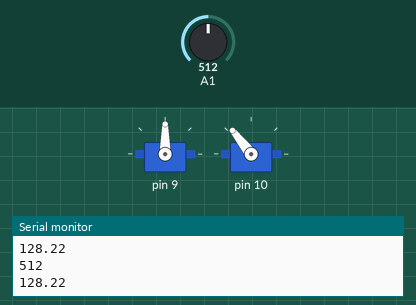
A sketch run on a simulated Arduino Uno, built with avr-gcc and run on an emulated ATmega328P. On the bench: 2 × servo, the last lines printed to the serial monitor. The test bench sets the inputs (shaded band); at power-on: A1 = 512.

Above: at 1.2 s.
1.3 s: A1 set to 716
At 2.4 s:
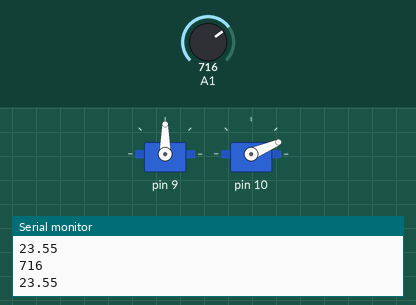
2.8 s: A1 set to 900
At 4.0 s:
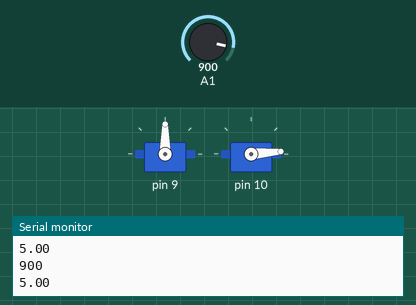
4.3 s: A1 set to 306
At 5.5 s:
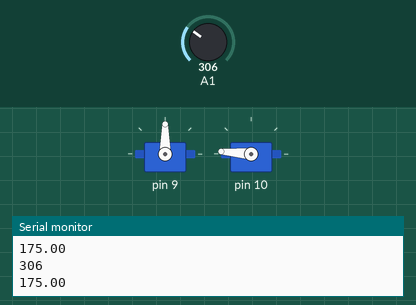
5.8 s: A1 set to 511
At 7.0 s:
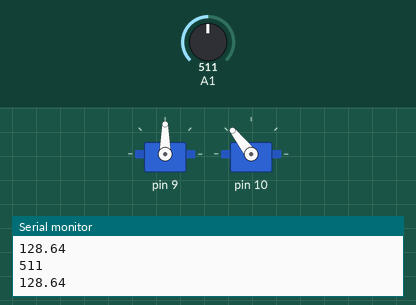
7.3 s: A1 set to 165
At 7.7 s:
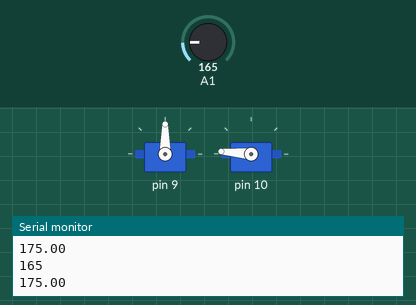
Timing chart, 0 to 9.8 s (numbered marks = the images above; inputs shaded):
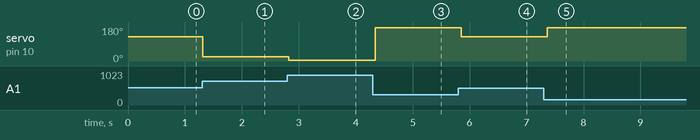

The sketch:

PPWM_split_servo.ino
```cpp
#include <Servo.h>

bool DEBUG = true;
int hyst = 10;

class MotorController
{
  public:
     MotorController(int MEP, int MSP, float A, float bP, bool d)
     {
      motorEncoderPin = MEP;
      motorServoPin = MSP;
      alpha = A;
      debug = d;
      maxPos = 1024;
      basePos = bP;
      desP = basePos;
     };
     void update_motor();

     void attach_servo()
     {
      servo.attach(motorServoPin);
     };

     float maxPos; // max setting
     float basePos; // ADC measurement when fully retracted.
     float desP; // Set desired position.

  private:
     Servo servo;
     int motorEncoderPin;
     float alpha;
     int motorServoPin;
     bool debug;

};


void MotorController::update_motor()
{
 //desP is a number between 0 and 255
  int mPos;
  float output;
  mPos = analogRead(motorEncoderPin);

  // Add offset
  desP = desP + basePos;

  // clip desP to min max allowed position.
  if ( desP > maxPos) {  desP = maxPos; };


  //map(mPos, 0, 1023, 0, 255);
  if (debug) {  Serial.println(mPos); }

  int err =desP - mPos;
  //Serial.println
  if (err <= hyst and err >= -hyst){
    if (debug) {Serial.println("no err");}
    output = 90;
  } else if (err < -hyst) {
      output = 80.0 + ((alpha * err) * (85./1024.));

      if (output <= 5) { output = 5; }

      if (debug) {Serial.println(output);}

  } else if (err > hyst) {

      output = 100.0 + (alpha * err) * (85./1024.);

      if (output >=175) { output = 175; }

      if (debug) {Serial.println(output);}

  }

  servo.write(int(output));

};


MotorController brakeController = MotorController(0, 9, 5., 0, DEBUG); // brake
MotorController gearController = MotorController(1, 10, 5., 0, DEBUG); // gear selector
// MotorController steeringController = MotorController(2 , 11, 5, 0, DEBUG); // to check

void setup() {
  Serial.begin(115200);
  brakeController.attach_servo();
  gearController.attach_servo();
  // steeringController.attach_servo();
  gearController.basePos = 380;


};


void loop() {
  //brakeController.desP = 800;
  gearController.desP = 200;
  //brakeController.update_motor();
  gearController.update_motor();

  delay(100);
}
```

Measured:
- after the input at 1.3 s, servo on pin 10: 128° → 23° at once
- after the input at 2.8 s, servo on pin 10: 23° → 5° at once
- after the input at 4.3 s, servo on pin 10: 5° → 175° at once
- after the input at 5.8 s, servo on pin 10: 175° → 128° after 0.05 s
- after the input at 7.3 s, servo on pin 10: 128° → 175° after 0.07 s
